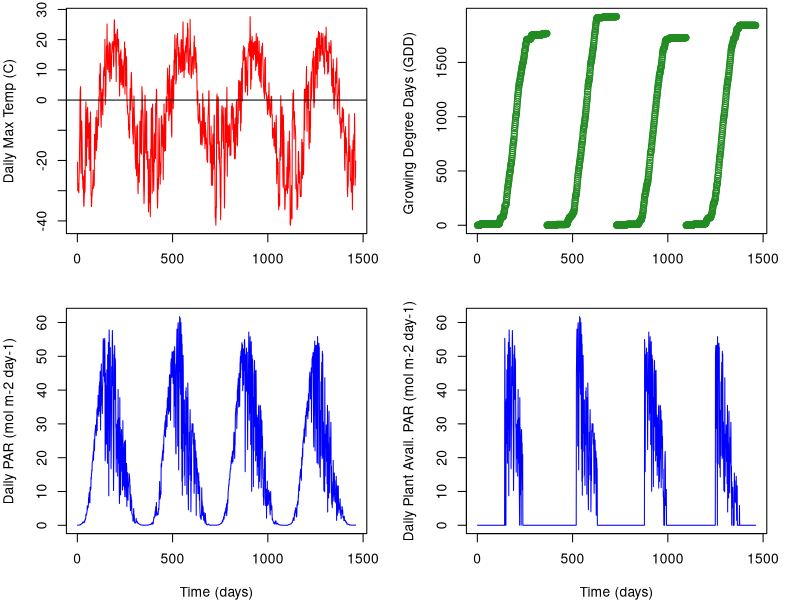
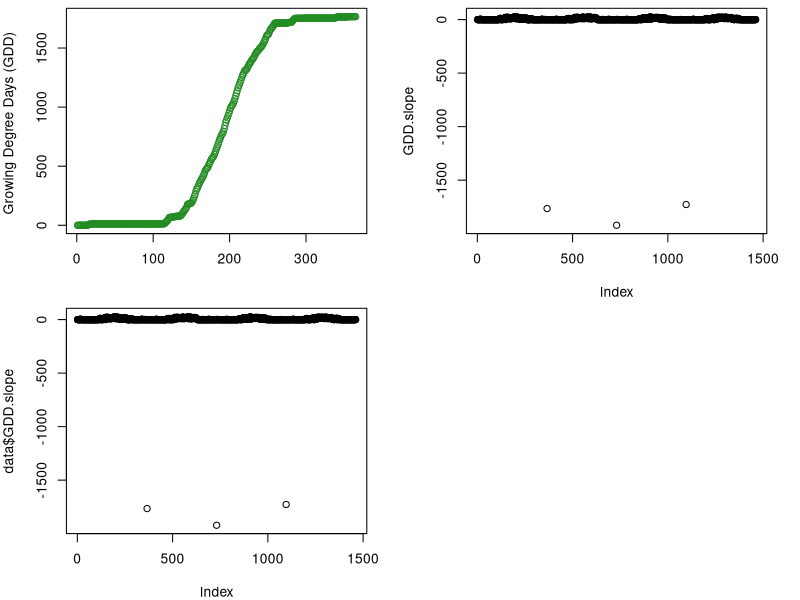
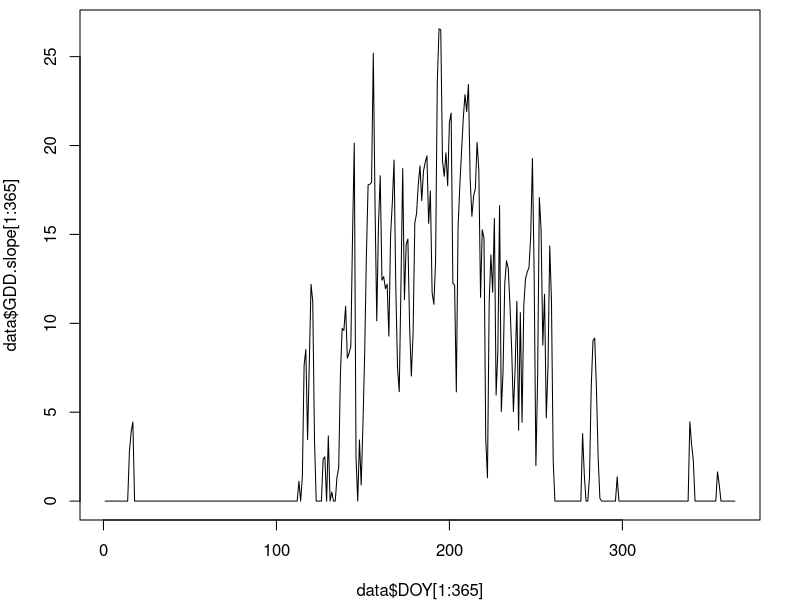
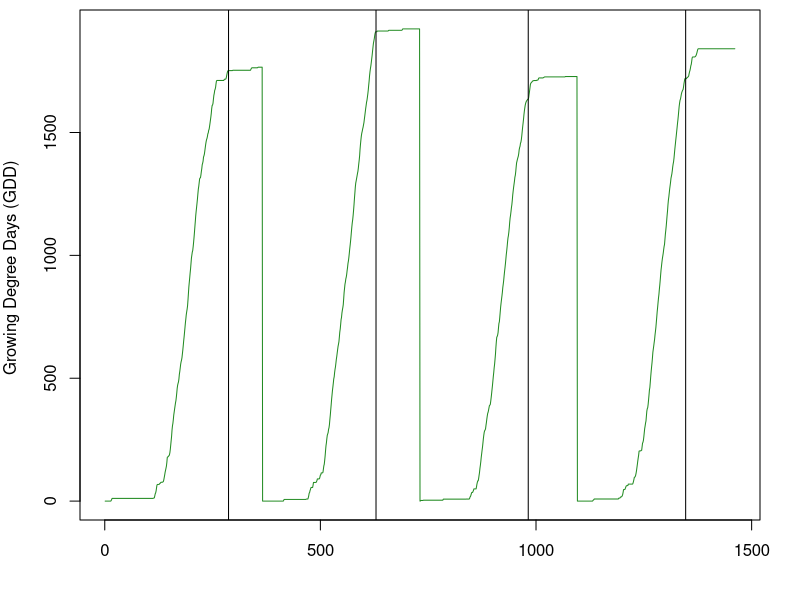
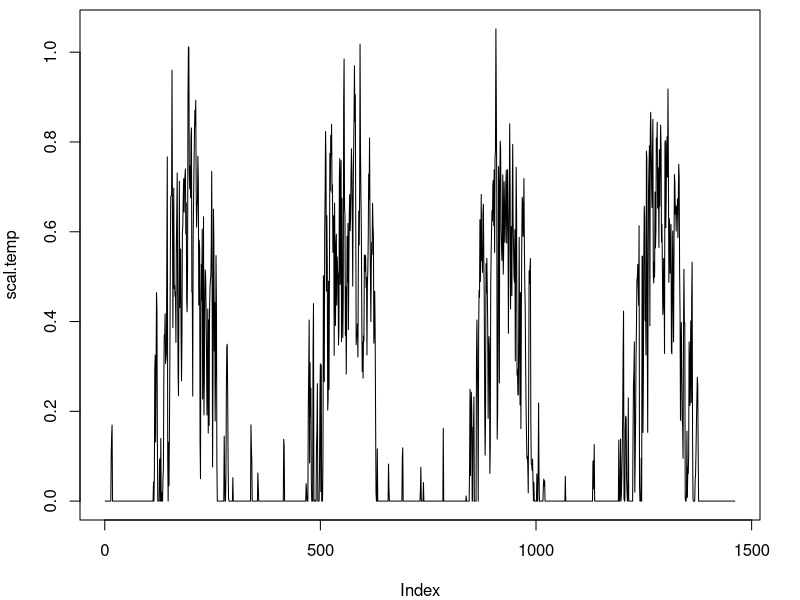
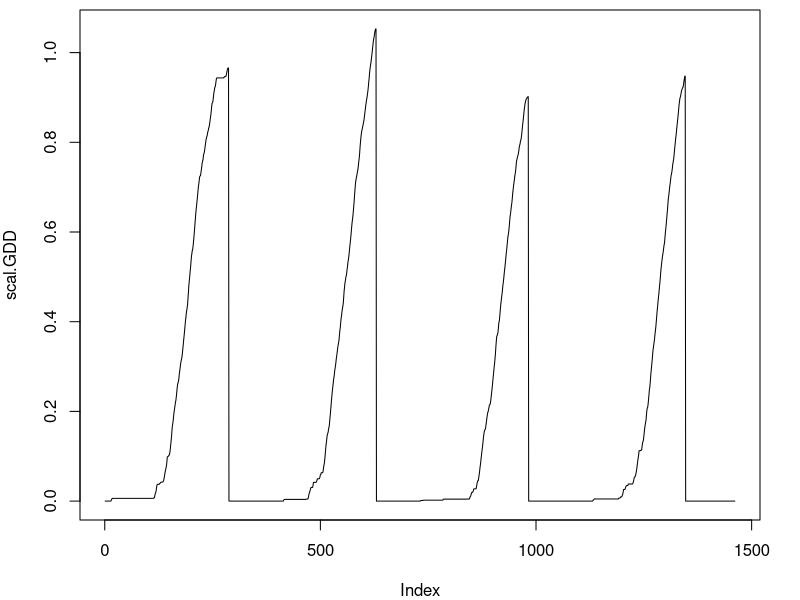
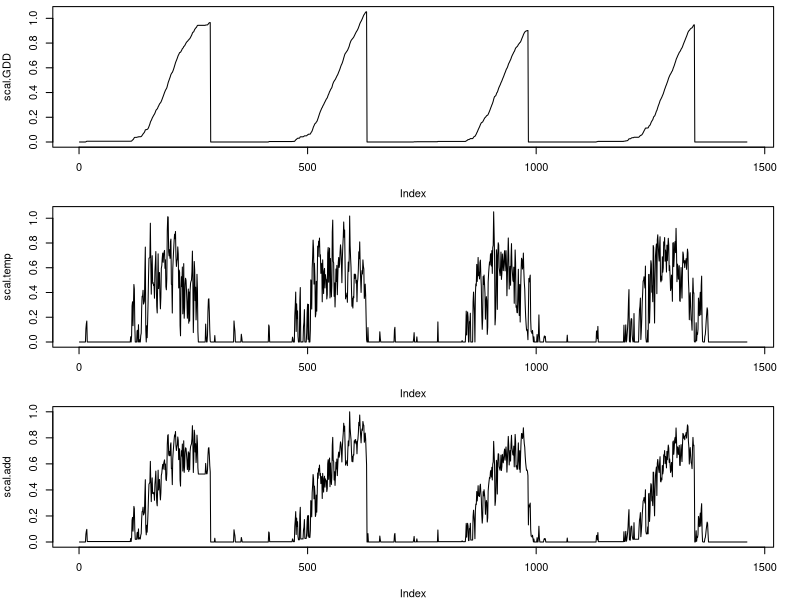

Write the R code that produced these figures, in order.
############re-loading the data

#set working directory to C-N-model
data = read.csv("InputData_Processed.csv") #This is the "FluxData.csv" file, but with added calculations of GDD
head(data)


#subset for years of interest (2009-2012)
data=data[data$year!=2013,]
head(data)
tail(data)

#plot the data
par(mfrow=c(2,2), mar=c(4,4,0.5,2))
plot(data$Temp_ARF~data$time, type="l", ylab = "Daily Max Temp (C)", col="red", xlab="")
abline(h=0)
plot(data$GDD~data$time, ylab = "Growing Degree Days (GDD) ",  xlab="", col="forestgreen")
plot(data$PAR_ARF~data$time, type="l", ylab = "Daily PAR (mol m-2 day-1)", col="blue", xlab = "Time (days)")
plot(data$PAR_vis~data$time, type="l", ylab = "Daily Plant Avail. PAR (mol m-2 day-1)", col="blue", xlab = "Time (days)")


plot(data$GDD[1:365]~data$DOY[1:365], ylab = "Growing Degree Days (GDD) ",  xlab="", col="forestgreen")


GDD.slope = rep(0, length = length(data$GDD))
for (i in 2: length(data$GDD)){
  GDD.slope[i] = data$GDD[i] - data$GDD[i-1]
}

plot(GDD.slope) #this is really just temperature but for only positive values
data = cbind(data, GDD.slope=GDD.slope)
head(data)
plot(data$GDD.slope) #there are 4 points that need to be set to 0 because this is when we switch years
data$GDD.slope[data$time[which(data$GDD.slope == min(data$GDD.slope))]] = 0
data$GDD.slope[data$time[which(data$GDD.slope == min(data$GDD.slope))]] = 0
data$GDD.slope[data$time[which(data$GDD.slope == min(data$GDD.slope))]] = 0
data$time[which(data$GDD.slope == min(data$GDD.slope))]
par(mfrow=c(1,1), mar=c(4,4,0.5,2))
plot(data$DOY[1:365], data$GDD.slope[1:365], type="l")


#need to figure out which DOY was the day when GDDs level off
years = unique(data$year) #tells you which years we have data for 
delGDDmax.day = NA
DOY.sen.year = NA
for (i in 1: length(years)){
  year.i = years[i]
  data.year = subset(data, data$year==year.i)
  delGDDmax = data.year$DOY[which(data.year$DOY>182 & data.year$GDD.slope<1 & data.year$GDD.slope>0)]
  DOY.sen.year[i]=delGDDmax[1]
}
DOY.sen.year #looked at this data to determine cutoff point
num.days = c(365, 365, 365, 366)
DOY.sen = rep(c(DOY.sen.year), c(num.days))
data = data.frame(data, DOY.sen = DOY.sen)
head(data)
par(mfrow=c(1,1))
plot(data$GDD~data$time, type="l", ylab = "Growing Degree Days (GDD) ",  xlab="", col="forestgreen")
abline(v=c(DOY.sen.year+c(0,365,365+365,365+365+366)))

#create a smoothed temperature scalar for LAI
#average of current sample, 7 future samples, and 7 past samples
#filt=rep(1/15,15)
#GDDslope.sm = filter(data$GDD.slope, filt, sides=2)
#is.na(GDDslope.sm) #the last 20 samples are NA
#GDDslope.sm[is.na(GDDslope.sm)]=0 #set these to zero
#plot(data$GDD.slope, type="l")
#lines(GDDslope.sm, col="red", lwd="3")

#scal.temp.sm=NULL
#for (i in 1:length(GDDslope.sm)){
#  scal.temp.sm[i] = (GDDslope.sm[i] - min(GDDslope.sm))/(max(GDDslope.sm)-min(GDDslope.sm)) #growing degree day scalar
#}
#plot(scal.temp.sm, type="l")

#GDD slope is equal to positive temperatures, use that to calculate temperature scalar
#first need to determine max and for each year (min is just zero)
Tmax.day = NA
GDDmax.day = NA
for (i in 1: length(years)){
  year.i = years[i]
  data.year = subset(data, data$year==year.i)
  Tmax.day[i]=max(data.year$GDD.slope)
  GDDmax.day[i]=max(data.year$GDD)
}
Tmax.day # max temps for each year
GDDmax.day
Tmax.mean=mean(Tmax.day)
GDDmax.mean=mean(GDDmax.day)

scal.temp=NULL
for (i in 1:length(data$GDD.slope)){
  scal.temp[i] = (data$GDD.slope[i] - 0)/(Tmax.mean-0) #growing degree day scalar
}
plot(scal.temp, type="l")


scal.GDD=NULL
for (i in 1:length(data$GDD)){
  scal.GDD[i] = (data$GDD[i] - 0)/(GDDmax.mean-0) #growing degree day scalar
  if(data$DOY[i]>data$DOY.sen[i]){
   scal.GDD[i]=0
  }
}
plot(scal.GDD, type="l")

#what if we add the GDD scalar and the smoothed temp scalar together?
scal.new = scal.temp+scal.GDD
#rescale to 1
scal.add=NULL
for (i in 1:length(scal.new)){
  scal.add[i] = (scal.new[i] - min(scal.new))/(max(scal.new)-min(scal.new)) #growing degree day scalar
}

par(mfrow=c(3,1), mar=c(4,4,0.5,2))
plot(scal.GDD, type="l")
plot(scal.temp, type="l")
plot(scal.add, type="l")

#make into functions so that it will be continuous in the model
Temp.d1 <- approxfun(x=data$time, y=data$Temp_ARF, method="linear", rule=2)
PAR.d1 <- approxfun(x=data$time, y=data$PAR_vis, method="linear", rule=2)
scalGDD.d1 <- approxfun(x=data$time, y=scal.GDD, method="linear", rule=2)
scaltemp.d1 <- approxfun(x=data$time, y=scal.temp, method="linear", rule=2)
scaladd.d1 <- approxfun(x=data$time, y=scal.add, method="linear", rule=2)
DOY.d1 <- approxfun(x=data$time, y=data$DOY, method="linear", rule=2)
DOYsen.d1 <- approxfun(x=data$time, y=data$DOY.sen, method="linear", rule=2)
Year.d1 <- approxfun(x=data$time, y=data$year, method="linear", rule=2)
